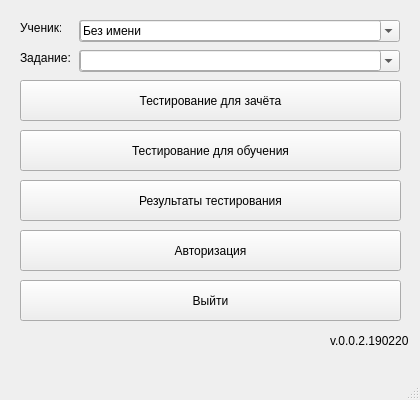
<?xml version="1.0" encoding="UTF-8"?>
<ui version="4.0">
 <class>MainWindow</class>
 <widget class="QMainWindow" name="MainWindow">
  <property name="geometry">
   <rect>
    <x>0</x>
    <y>0</y>
    <width>420</width>
    <height>400</height>
   </rect>
  </property>
  <property name="windowTitle">
   <string>MainWindow</string>
  </property>
  <widget class="QWidget" name="centralwidget">
   <widget class="QLabel" name="label">
    <property name="geometry">
     <rect>
      <x>20</x>
      <y>20</y>
      <width>41</width>
      <height>16</height>
     </rect>
    </property>
    <property name="text">
     <string>Ученик:</string>
    </property>
   </widget>
   <widget class="QLabel" name="label_2">
    <property name="geometry">
     <rect>
      <x>20</x>
      <y>50</y>
      <width>51</width>
      <height>16</height>
     </rect>
    </property>
    <property name="text">
     <string>Задание:</string>
    </property>
   </widget>
   <widget class="QPushButton" name="kontrTest">
    <property name="geometry">
     <rect>
      <x>20</x>
      <y>80</y>
      <width>381</width>
      <height>41</height>
     </rect>
    </property>
    <property name="text">
     <string>Тестирование для зачёта</string>
    </property>
   </widget>
   <widget class="QPushButton" name="trainTest">
    <property name="geometry">
     <rect>
      <x>20</x>
      <y>130</y>
      <width>381</width>
      <height>41</height>
     </rect>
    </property>
    <property name="text">
     <string>Тестирование для обучения</string>
    </property>
   </widget>
   <widget class="QPushButton" name="results">
    <property name="geometry">
     <rect>
      <x>20</x>
      <y>180</y>
      <width>381</width>
      <height>41</height>
     </rect>
    </property>
    <property name="text">
     <string>Результаты тестирования</string>
    </property>
   </widget>
   <widget class="QPushButton" name="authorization">
    <property name="geometry">
     <rect>
      <x>20</x>
      <y>230</y>
      <width>381</width>
      <height>41</height>
     </rect>
    </property>
    <property name="text">
     <string>Авторизация</string>
    </property>
   </widget>
   <widget class="QPushButton" name="exit">
    <property name="geometry">
     <rect>
      <x>20</x>
      <y>280</y>
      <width>381</width>
      <height>41</height>
     </rect>
    </property>
    <property name="text">
     <string>Выйти</string>
    </property>
   </widget>
   <widget class="QComboBox" name="pupils">
    <property name="geometry">
     <rect>
      <x>79</x>
      <y>20</y>
      <width>321</width>
      <height>22</height>
     </rect>
    </property>
   </widget>
   <widget class="QComboBox" name="tests">
    <property name="geometry">
     <rect>
      <x>79</x>
      <y>50</y>
      <width>321</width>
      <height>22</height>
     </rect>
    </property>
   </widget>
   <widget class="QLineEdit" name="pupilName">
    <property name="geometry">
     <rect>
      <x>80</x>
      <y>20</y>
      <width>301</width>
      <height>21</height>
     </rect>
    </property>
    <property name="text">
     <string>Без имени</string>
    </property>
   </widget>
   <widget class="QLineEdit" name="testName">
    <property name="geometry">
     <rect>
      <x>80</x>
      <y>50</y>
      <width>301</width>
      <height>21</height>
     </rect>
    </property>
   </widget>
   <widget class="QLabel" name="label_3">
    <property name="geometry">
     <rect>
      <x>330</x>
      <y>330</y>
      <width>81</width>
      <height>21</height>
     </rect>
    </property>
    <property name="text">
     <string>v.0.0.2.190220</string>
    </property>
   </widget>
  </widget>
  <widget class="QMenuBar" name="menubar">
   <property name="geometry">
    <rect>
     <x>0</x>
     <y>0</y>
     <width>420</width>
     <height>21</height>
    </rect>
   </property>
  </widget>
  <widget class="QStatusBar" name="statusbar"/>
 </widget>
 <resources/>
 <connections/>
</ui>
